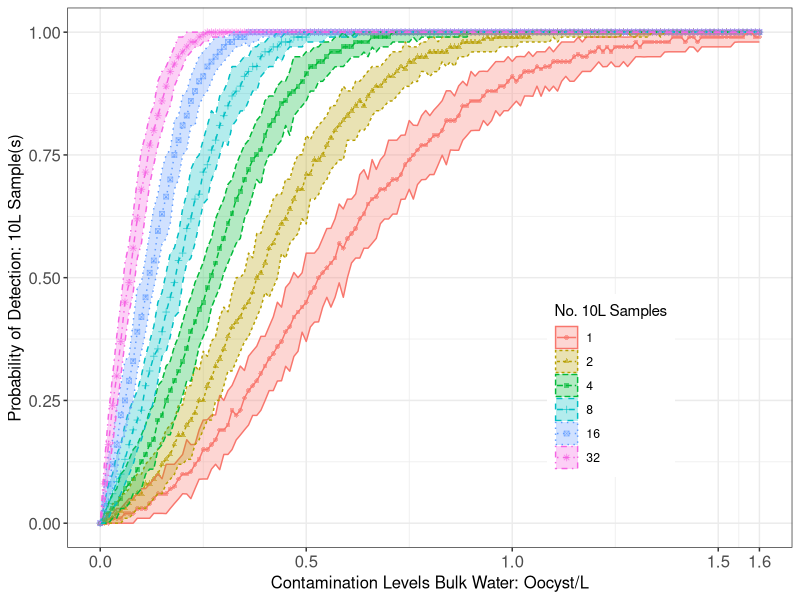
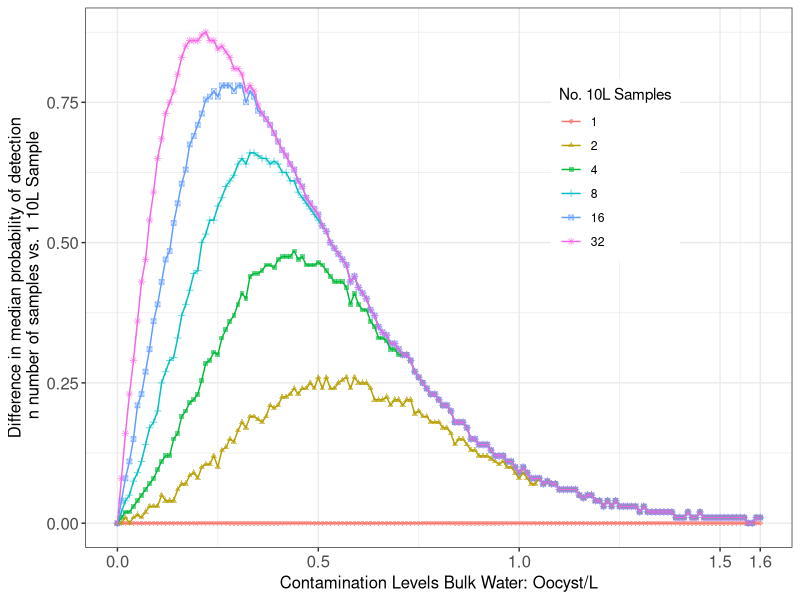
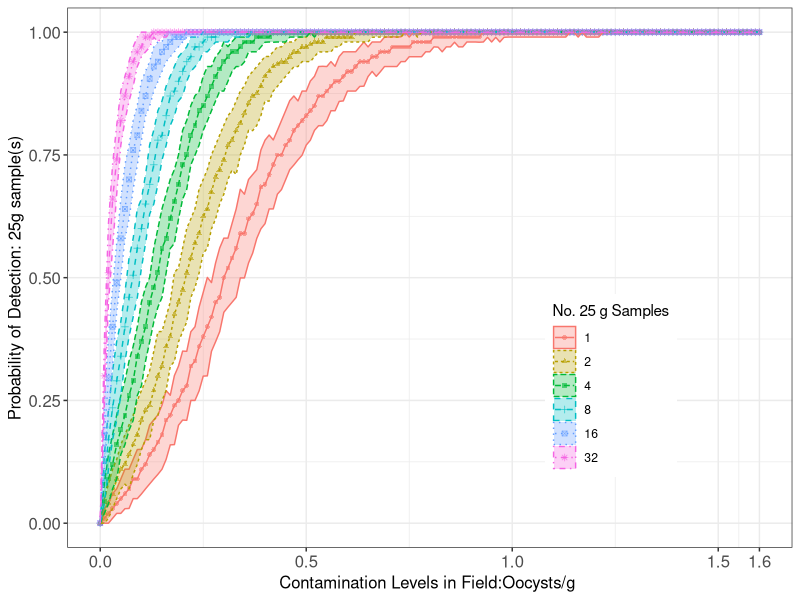
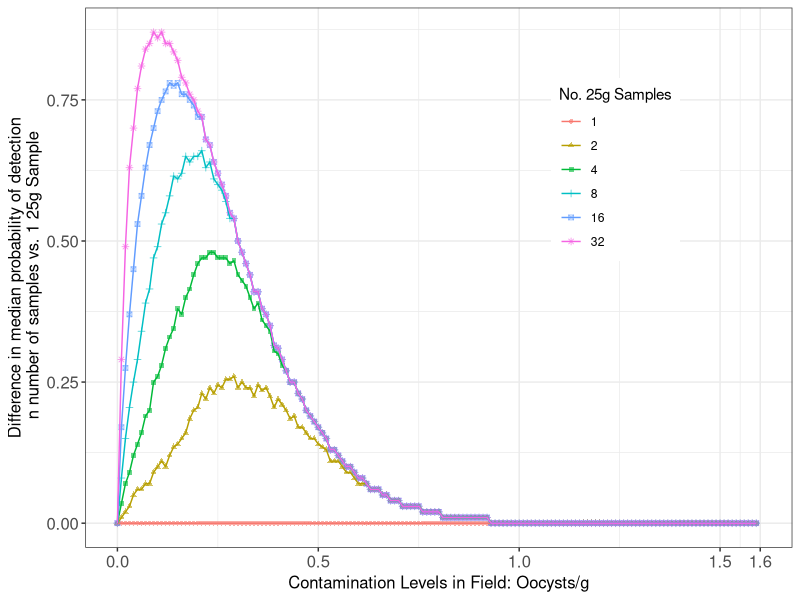
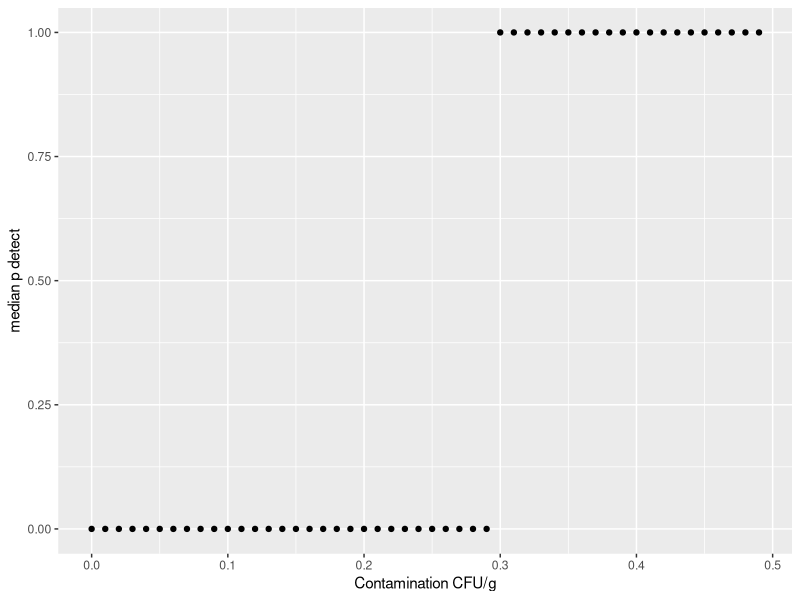
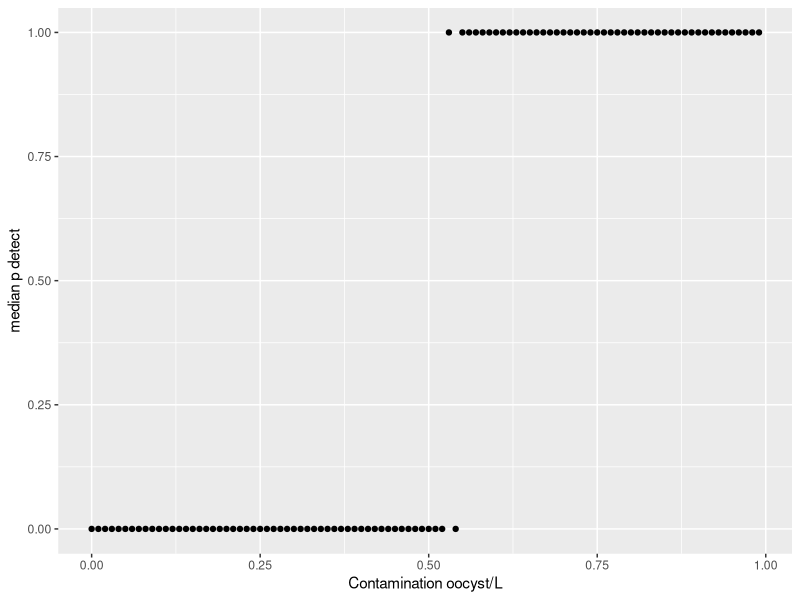
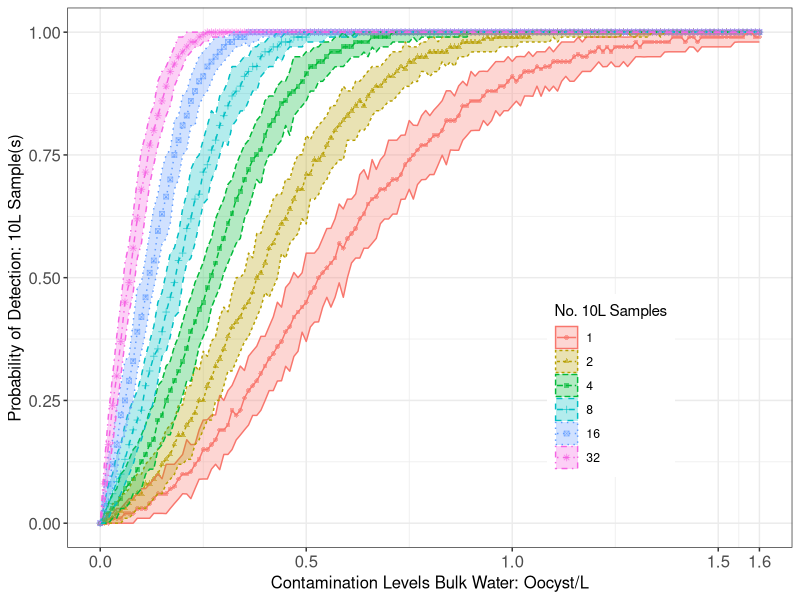
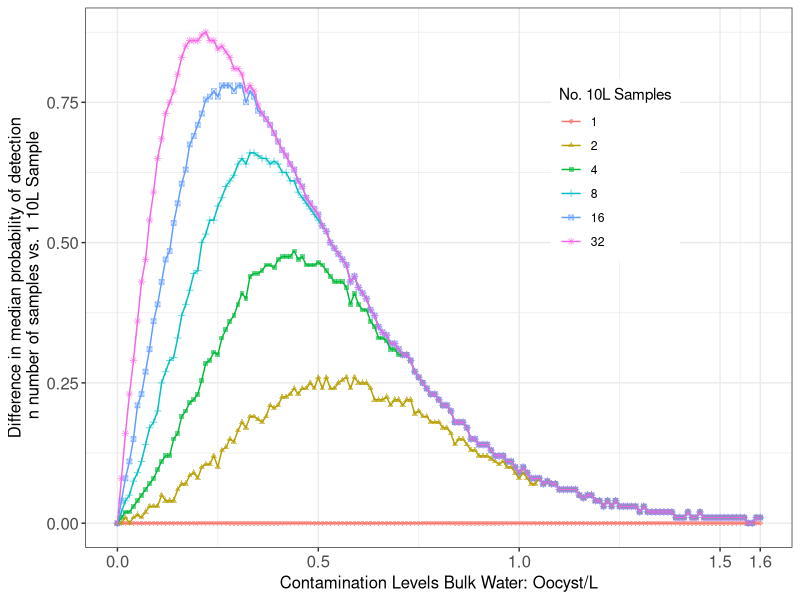

Recreate these plots in R, in order. (Note: this script raises an error after producing the figures.)
## ---- chunk 1
library(tidyverse)
library(reshape2)
## ---- chunk 2
Unc_Conts<-read_csv("Data/Water_Testing_Analysis_R4.csv")
## ---- chunk 3
Unc_Conts<-Unc_Conts %>% 
  select(-...1) %>% 
  mutate(N10Lsamples= as.factor(N10Lsamples)) %>% 
  group_by(N10Lsamples, Conts) %>% 
  summarise(median = median(PDetect), q05 = quantile(PDetect, 0.05), q95 = quantile(PDetect, 0.95)) 
## ---- chunk 4
Unc_Conts %>% 
  filter(Conts <=1.6) %>% 
  ggplot(aes(x = Conts, y = median, shape =N10Lsamples, linetype =N10Lsamples, color =N10Lsamples,ymin=q05, ymax=q95, fill = N10Lsamples))+
  geom_point(size= 1.3, alpha = 0.6)+
  geom_line()+
  geom_ribbon(alpha= 0.3)+
  labs(x = "Contamination Levels Bulk Water: Oocyst/L", y = "Probability of Detection: 10L Sample(s)", fill = "No. 10L Samples", color= "No. 10L Samples", shape = "No. 10L Samples", linetype ="No. 10L Samples" )+
  scale_x_continuous(limits = c(0,1.6), breaks = c(0,0.5,1,1.5,1.6))+
  theme_bw()+
  theme(axis.text.x=element_text(size =12), axis.text.y=element_text(size =12),axis.title = element_text(size = 12))+
  theme(legend.position=c(0.75, 0.3))


ggsave("Contamination vs Method-R4.jpeg", width = 15, height = 10, units = "cm", dpi = 600)
## ---- chunk 5
Conts_WT = Unc_Conts[1:201,2]


WT_1<-Unc_Conts %>% 
  filter(N10Lsamples==1)

WT_2<-Unc_Conts %>% 
  filter(N10Lsamples==2)

WT_4<-Unc_Conts %>% 
  filter(N10Lsamples==4)

WT_8<-Unc_Conts %>% 
  filter(N10Lsamples==8)

WT_16<-Unc_Conts %>% 
  filter(N10Lsamples==16)

WT_32<-Unc_Conts %>% 
  filter(N10Lsamples==32)

Conts_WT$`1`<-WT_1$median-WT_1$median
Conts_WT$`2`<-WT_2$median-WT_1$median
Conts_WT$`4`<-WT_4$median-WT_1$median
Conts_WT$`8`<-WT_8$median-WT_1$median
Conts_WT$`16`<-WT_16$median-WT_1$median
Conts_WT$`32`<-WT_32$median-WT_1$median

Conts_WT %>% 
  melt(id = "Conts") %>% 
  filter(Conts<=1.6) %>% 
  ggplot(aes(x = Conts, y = value, color = variable,shape =variable, fill = variable))+
  geom_point(size= 1.3, alpha = 0.6)+
  scale_x_continuous(limits = c(0,1.6), breaks = c(0,0.5,1,1.5,1.6))+
  geom_line()+
  theme_bw()+
  labs(x = "Contamination Levels Bulk Water: Oocyst/L", y = "Difference in median probability of detection\n n number of samples vs. 1 10L Sample", color = "No. 10L Samples", shape = "No. 10L Samples", fill = "No. 10L Samples")+
  theme(axis.text.x=element_text(size =12), axis.text.y=element_text(size =12),axis.title = element_text(size = 12))+
  theme(legend.position=c(0.75, 0.7))

ggsave("Contamination vs Method Differences Water-R4.jpeg", width = 15, height = 10, units = "cm", dpi = 600)


## ---- chunk 6
Unc_Conts<-read_csv("Data/Product_Testing_Analysis_R4.csv")
#Unc_Conts$Conts<- log10(Unc_Conts$Conts)

## ---- chunk 7
# #LOG
# Unc_Conts<-Unc_Conts %>%
#   mutate(log_CFU_g_conts = log10(10^Conts/(454*22000))) %>% 
#   select(-...1) %>% 
#   mutate(N25gsamples= as.factor(N25gsamples)) %>% 
#   group_by(N25gsamples, log_CFU_g_conts) %>% 
#   summarise(median = median(PDetect), q05 = quantile(PDetect, 0.05), q95 = quantile(PDetect, 0.95)) 

#NON LOG
Unc_Conts<-Unc_Conts %>%
  mutate(Conts = Conts/(454*22000)) %>%
  select(-...1) %>%
  mutate(N25gsamples= as.factor(N25gsamples)) %>%
  group_by(N25gsamples, Conts) %>%
  summarise(median = median(PDetect), q05 = quantile(PDetect, 0.05), q95 = quantile(PDetect, 0.95))


#non log
Unc_Conts %>% 
  filter(Conts<= 1.6) %>% 
  ggplot(aes(x = Conts, y = median, color =N25gsamples, shape =N25gsamples, linetype =N25gsamples, ymin=q05, ymax=q95, fill = N25gsamples))+
  geom_point(size= 1.3, alpha = 0.6)+
  geom_line()+
  geom_ribbon(alpha= 0.3)+
  theme_bw()+
  scale_x_continuous(limits = c(0,1.6), breaks = c(0,0.5,1,1.5,1.6))+
  theme(legend.position="top")+
  labs(x = "Contamination Levels in Field:Oocysts/g ", y = "Probability of Detection: 25g sample(s)", fill = "No. 25 g Samples", color= "No. 25 g Samples", linetype = "No. 25 g Samples", shape = "No. 25 g Samples")+
  theme(axis.text.x=element_text(size =12), axis.text.y=element_text(size =12),axis.title = element_text(size = 12))+
  theme(legend.position=c(0.75, 0.3))


# #log
# Unc_Conts %>% 
#   ggplot(aes(x = log_CFU_g_conts, y = median, color =N25gsamples, shape =N25gsamples, linetype =N25gsamples, ymin=q05, ymax=q95, fill = N25gsamples))+
#   geom_point(alpha = 0.5, size = 2.5)+
#   geom_line()+
#   geom_ribbon(alpha= 0.3)+
#   theme_bw()+
#   theme(legend.position="top")+
#   labs(x = "Contamination Levels in Field: log (Oocysts/g) ", y = "Probability of Detection: 25g sample(s)", fill = "No. 25 g Samples", color= "No. 25 g Samples", linetype = "No. 25 g Samples", shape = "No. 25 g Samples")


ggsave("Figures/Contamination vs Field Contam-R4.jpeg", width = 15, height = 10, units = "cm", dpi = 600)

## ---- chunk 8


Conts_PD = Unc_Conts[1:170,2]
as.data.frame(Conts_PD)

PD_1<-Unc_Conts %>% 
  filter(N25gsamples==1)

PD_2<-Unc_Conts %>% 
  filter(N25gsamples==2)

PD_4<-Unc_Conts %>% 
  filter(N25gsamples==4)

PD_8<-Unc_Conts %>% 
  filter(N25gsamples==8)

PD_16<-Unc_Conts %>% 
  filter(N25gsamples==16)

PD_32<-Unc_Conts %>% 
  filter(N25gsamples==32)

Conts_PD$`1`<-PD_1$median-PD_1$median
Conts_PD$`2`<-PD_2$median-PD_1$median
Conts_PD$`4`<-PD_4$median-PD_1$median
Conts_PD$`8`<-PD_8$median-PD_1$median
Conts_PD$`16`<-PD_16$median-PD_1$median
Conts_PD$`32`<-PD_32$median-PD_1$median



#non log
Conts_PD %>% 
  melt(id = "Conts") %>% 
  filter(Conts<1.6) %>% 
  ggplot(aes(x = Conts, y = value, color = variable,shape =variable, fill = variable))+
  geom_point(size= 1.3, alpha = 0.6)+
  geom_line()+
  scale_x_continuous(limits = c(0,1.6), breaks = c(0,0.5,1,1.5,1.6))+
  theme_bw()+
  theme(legend.position="top")+
  labs(x = "Contamination Levels in Field: Oocysts/g", y = "Difference in median probability of detection\n n number of samples vs. 1 25g Sample", color = "No. 25g Samples", shape = "No. 25g Samples", fill = "No. 25g Samples")+
  theme(axis.text.x=element_text(size =12), axis.text.y=element_text(size =12),axis.title = element_text(size = 12))+
  theme(legend.position=c(0.75, 0.70))

# #log version
# Conts_PD %>% 
#   melt(id = "log_CFU_g_conts") %>% 
#   #filter(log_CFU_g_conts<2) %>% 
#   ggplot(aes(x = log_CFU_g_conts, y = value, color = variable,shape =variable, fill = variable))+
#   geom_point(size= 2.5)+
#   geom_line()+
#   theme_bw()+
#   theme(legend.position="top")+
#   labs(x = "Contamination Levels in Field: log (Oocysts/g)", y = "Difference in median probability of detection\n n number of samples vs. 1 25g Sample", color = "No. 25g Samples", shape = "No. 25g Samples", fill = "No. 25g Samples")

ggsave("Figures/Contamination vs Method Differences Contam-R4.jpeg", width = 15, height = 10, units = "cm", dpi = 600)
## ---- chunk 9
library(pracma)
AUC2 = trapz(Conts_WT$Conts, y = Conts_WT$`2`)
AUC4 = trapz(Conts_WT$Conts, y = Conts_WT$`4`)
AUC8 = trapz(Conts_WT$Conts, y = Conts_WT$`8`)
AUC16 = trapz(Conts_WT$Conts, y = Conts_WT$`16`)
AUC32 = trapz(Conts_WT$Conts, y = Conts_WT$`32`)

AUC2/1
AUC4/AUC2
AUC8/AUC4
AUC16/AUC8
AUC32/AUC16




AUC32-AUC16
AUC16-AUC8
AUC8-AUC4
AUC4-AUC2
AUC2

## ---- chunk 10
meds<-read_csv("Data_Cilantro_Outputs/Product_Testing_Meds.csv")

meds %>% 
  ggplot(aes(x= Conts/(22000*454), y = PDetect))+
  geom_point()+
  labs(y = "median p detect", x= "Contamination CFU/g")
## ---- chunk 11
meds_w<-read_csv("Data_Cilantro_Outputs/Water_Testing_Meds.csv")

meds_w %>% 
  ggplot(aes(x= Conts, y = PDetect))+
  geom_point()+
  labs(y = "median p detect", x= "Contamination oocyst/L")
## ---- chunk 12
#AUC
#Areas under the curve
integrate(approxfun(Conts_PD$log_CFU_g_conts, y = Conts_PD$`2`),-3.9994785337, 0.4005214663)

library(pracma)
AUC2 = trapz(Conts_PD$log_CFU_g_conts, y = Conts_PD$`2`)
AUC4 = trapz(Conts_PD$log_CFU_g_conts, y = Conts_PD$`4`)
AUC8 = trapz(Conts_PD$log_CFU_g_conts, y = Conts_PD$`8`)
AUC16 = trapz(Conts_PD$log_CFU_g_conts, y = Conts_PD$`16`)
AUC32 = trapz(Conts_PD$log_CFU_g_conts, y = Conts_PD$`32`)

AUC2/AUC4
AUC4/AUC8 
AUC8/AUC16
AUC16/AUC32

AUC32-AUC16
AUC16-AUC8
AUC8-AUC4
AUC4-AUC2

seq(0,1.5, 0.01)*22000*454


## ---- chunk 13
Unc_Conts %>% 
  filter(Conts<5.0e+06) %>% 
  ggplot(aes(x = Conts, y = median, color =N25gsamples,ymin=q05, ymax=q95, fill = N25gsamples))+
  geom_point(alpha = 0.5)+
  geom_line()+
  geom_ribbon(alpha= 0.3)+
  labs(x = "Contamiantion levels total Oocysts in Field", y = "Probability of Detection", fill = "No. 25g Samples", color= "No. 25g Samples")
## ---- chunk 14
#product Testing
PT_Qpcr_Results<-read_csv("Data_Cilantro_Outputs/qPCR_Fit_Product_Testing.csv")
PT_Qpcr_Probs<-read_csv("Data_Cilantro_Outputs/qPCR_Fit_Product_Testing_Probs.csv")

ggplot()+
  geom_hline(aes(yintercept = .29),color = "orange")+
  geom_hline(aes(yintercept = .82),color = "red")+  
  geom_vline(aes(xintercept = 5),color = "orange")+
  geom_vline(aes(xintercept = 10),color = "red")+
  geom_line(aes(x = Cont, y = `Prob Detect`), data = PT_Qpcr_Probs)+
  geom_point(aes(x = Cont, y = Results), data = PT_Qpcr_Results,position = position_jitter(height = 0.01, width = 1),shape= 21, fill = "skyblue")+
  labs(x= "Oocyst/ 25 g Sample", y = "Predicted Probability of Detection", title = "Logistic Fit: Product Testing")+
  theme_bw()

  ggsave(filename="Product Testing Fit.png",width = 15, height = 10, units = "cm", dpi = 600)
  
  
#Water Testing
WT_Qpcr_Results<-read_csv("Data_Cilantro_Outputs/qPCR_Fit_Water_Testing.csv")
WT_Qpcr_Probs<-read_csv("Data_Cilantro_Outputs/qPCR_Fit_Water_Testing_Probs.csv")

ggplot()+
  #geom_hline(aes(yintercept = .29),color = "orange")+
  geom_hline(aes(yintercept = .66),color = "red")+  
  #geom_vline(aes(xintercept = 5),color = "orange")+
  geom_vline(aes(xintercept = 6),color = "red")+
  geom_line(aes(x = Cont, y = `Prob Detect`), data = PT_Qpcr_Probs)+
  geom_point(aes(x = Cont, y = Results), data = PT_Qpcr_Results,position = position_jitter(height = 0.01, width = 1),shape= 21, fill = "skyblue")+
  labs(x= "Oocyst/ 10L Sample", y = "Predicted Probability of Detection", title = "Logistic Fit: Agricultural Water Testing")+
  theme_bw()

  ggsave(filename="Water Testing Fit.png",width = 15, height = 10, units = "cm", dpi = 600)
  

